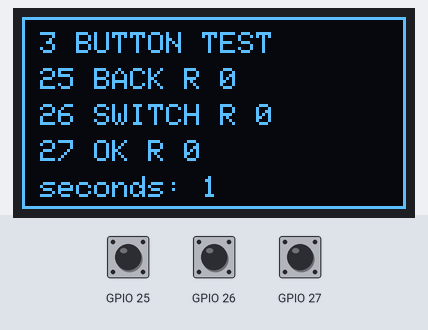
The program below on a simulated ESP32. Parts: 128×64 one-colour display. The test bench sets the inputs (shaded band); at power-on: GPIO 25 HIGH, GPIO 26 HIGH, GPIO 27 HIGH. What the program prints to the serial monitor is not drawn.

Above: at 1.5 s.
1.6 s: GPIO 25 pulled LOW for 0.15 s
At 1.73 s:
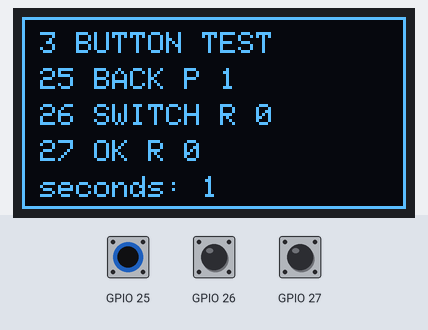
3.3 s: GPIO 26 pulled LOW for 0.15 s
At 4.8 s:
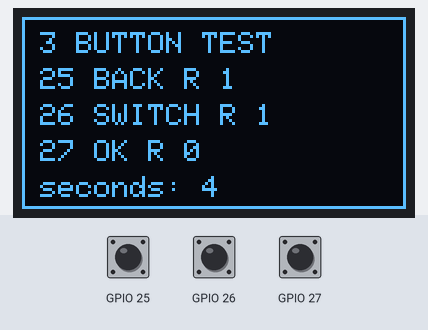
5.0 s: GPIO 27 pulled LOW for 0.15 s
At 5.8 s:
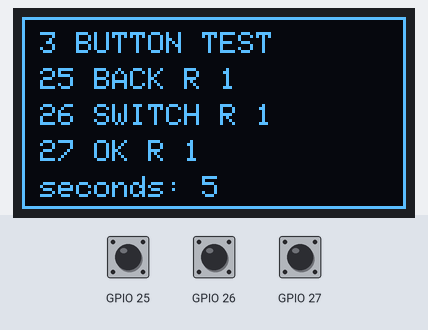
6.6 s: GPIO 25 pulled LOW for 1 s
At 8.8 s:
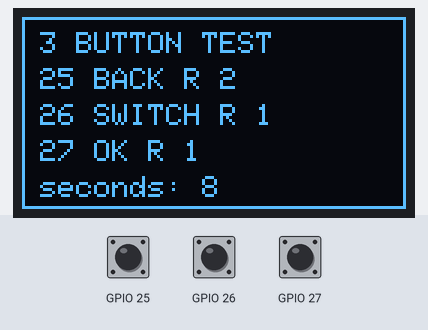
9.1 s: GPIO 26 pulled LOW for 1 s
At 9.8 s:
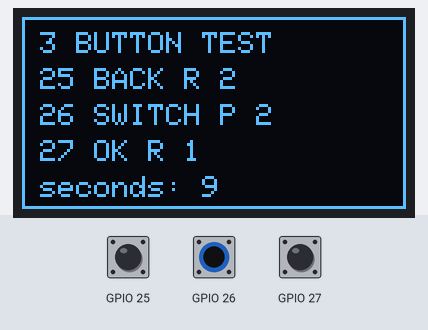
11.6 s: GPIO 27 pulled LOW for 1 s
At 13.8 s:
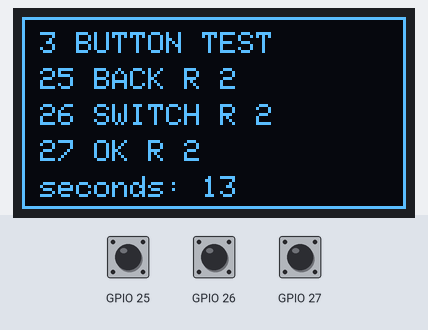
Timing chart, 0 to 15.1 s (numbered marks = the images above; inputs shaded):
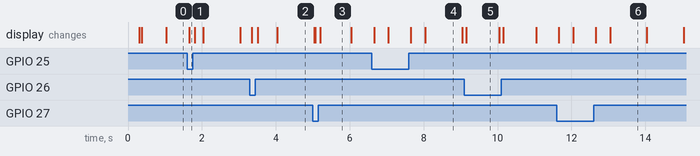

Measured:
- after the input at 1.6 s, the display: changes after 0.06 s (image 1)
- after the input at 3.3 s, the display: first changes after 0.06 s (image 2 shows a later state)
- after the input at 5.0 s, the display: first differs from a run without the input after 0.07 s (image 3 shows a later state)
- after the input at 6.6 s, the display: first changes after 0.06 s (image 4 shows a later state)
- after the input at 9.1 s, the display: changes after 0.06 s (image 5)
- after the input at 11.6 s, the display: first changes after 0.06 s (image 6 shows a later state)
- what the display in image 5 shows lasts 0.8 s, from 9.2 s to 10.0 s

The program:

main.cpp
```cpp
#include <Arduino.h>
#include <Wire.h>
#include <Adafruit_GFX.h>
#include <Adafruit_SSD1306.h>
#include "../../shared/DebouncedButton.h"

// 三只按钮使用独立GPIO输入；仅诊断，不触发产品菜单。
struct ButtonChannel {
  int pin;
  const char *name;
  DebouncedButton input;
  uint32_t count;
};
ButtonChannel buttons[] = {{25, "BACK", {}, 0}, {26, "SWITCH", {}, 0},
                           {27, "OK", {}, 0}};
Adafruit_SSD1306 display(128, 64, &Wire, -1, 100000, 100000);
uint32_t lastHeartbeat = 0;
bool redraw = true;
const char *errorMessage = nullptr;
bool runDebounceSelfTest();

void setup() {
  Serial.begin(115200);
  delay(300);
  Serial.println("WINDOW_NO_20 BUTTON_SMOKE v0.2");
  if (!runDebounceSelfTest()) {
    errorMessage = "BUTTON_ERROR DEBOUNCE_SELFTEST_FAILED";
    return;
  }
  for (auto &button : buttons) {
    pinMode(button.pin, INPUT_PULLUP);
    button.input.begin(digitalRead(button.pin) == LOW, millis());
  }
  if (!Wire.begin(21, 22, 100000)) {
    errorMessage = "BUTTON_ERROR I2C_BUS_INIT_FAILED";
    return;
  }
  Wire.setTimeOut(50);
  uint8_t address = 0;
  for (const uint8_t candidate : {0x3C, 0x3D}) {
    Wire.beginTransmission(candidate);
    const uint8_t status = Wire.endTransmission();
    Serial.printf("I2C_PROBE address=0x%02X status=%u\n",
                  static_cast<unsigned>(candidate), static_cast<unsigned>(status));
    if (status == 0) {
      address = candidate;
      break;
    }
  }
  if (address == 0) {
    errorMessage = "BUTTON_ERROR OLED_NO_ACK";
    return;
  }
  if (!display.begin(SSD1306_SWITCHCAPVCC, address, true, false)) {
    errorMessage = "BUTTON_ERROR OLED_BUFFER_INIT_FAILED";
    return;
  }
  for (const auto &button : buttons) {
    Serial.printf("BUTTON_READY pin=%d name=%s active_low=1 debounce_ms=30 initial_pressed=%u\n",
                  button.pin, button.name, static_cast<unsigned>(button.input.isPressed()));
  }
}

void loop() {
  const uint32_t now = millis();
  if (errorMessage != nullptr) {
    if (now - lastHeartbeat >= 1000) {
      lastHeartbeat = now;
      Serial.println(errorMessage);
    }
    delay(2);
    return;
  }
  for (auto &button : buttons) {
    const ButtonEdge edge = button.input.update(digitalRead(button.pin) == LOW, now);
    if (edge != ButtonEdge::None) {
      if (edge == ButtonEdge::Pressed) {
        ++button.count;
      }
      Serial.printf("BUTTON_EVENT pin=%d name=%s event=%s count=%lu uptime_ms=%lu\n",
                    button.pin, button.name,
                    edge == ButtonEdge::Pressed ? "PRESSED" : "RELEASED",
                    static_cast<unsigned long>(button.count), static_cast<unsigned long>(now));
      redraw = true;
    }
  }
  if (now - lastHeartbeat >= 1000) {
    lastHeartbeat = now;
    for (const auto &button : buttons) {
      Serial.printf("BUTTON_STATE pin=%d name=%s raw=%d pressed=%u count=%lu uptime_ms=%lu\n",
                    button.pin, button.name, digitalRead(button.pin),
                    static_cast<unsigned>(button.input.isPressed()),
                    static_cast<unsigned long>(button.count), static_cast<unsigned long>(now));
    }
    redraw = true;
  }
  if (redraw) {
    display.clearDisplay();
    display.drawRect(0, 0, 128, 64, SSD1306_WHITE);
    display.setTextColor(SSD1306_WHITE);
    display.setTextSize(1);
    display.setCursor(6, 5);
    display.print("3 BUTTON TEST");
    for (unsigned index = 0; index < 3; ++index) {
      const auto &button = buttons[index];
      display.setCursor(6, 17 + index * 12);
      display.printf("%d %s %c %lu", button.pin, button.name,
                     button.input.isPressed() ? 'P' : 'R',
                     static_cast<unsigned long>(button.count));
    }
    display.setCursor(6, 53);
    display.printf("seconds: %lu", static_cast<unsigned long>(now / 1000));
    display.display();
    redraw = false;
  }
  delay(2);
}
```

debounce_selftest.cpp
```cpp
#include <Arduino.h>
#include "../../shared/DebouncedButton.h"

// 在真实ESP32上运行纯输入逻辑检查，不模拟或替代实际GPIO/按键验收。
bool runDebounceSelfTest() {
  struct Sample {
    bool pressed;
    uint32_t time;
    ButtonEdge expected;
  };
  constexpr Sample samples[] = {
      {false, 0, ButtonEdge::None},
      {true, 1, ButtonEdge::None},
      {false, 5, ButtonEdge::None},
      {true, 10, ButtonEdge::None},
      {true, 39, ButtonEdge::None},
      {true, 40, ButtonEdge::Pressed},
      {true, 1000, ButtonEdge::None},
      {false, 1001, ButtonEdge::None},
      {true, 1010, ButtonEdge::None},
      {false, 1015, ButtonEdge::None},
      {false, 1044, ButtonEdge::None},
      {false, 1045, ButtonEdge::Released},
      {true, 1200, ButtonEdge::None},
      {true, 1230, ButtonEdge::Pressed},
  };
  unsigned passed = 0;
  DebouncedButton button;
  button.begin(false, 0);
  for (const auto &sample : samples) {
    const ButtonEdge actual = button.update(sample.pressed, sample.time);
    if (actual != sample.expected) {
      Serial.printf("DEBOUNCE_SELFTEST FAIL step=%u actual=%u expected=%u\n",
                    passed, static_cast<unsigned>(actual),
                    static_cast<unsigned>(sample.expected));
      return false;
    }
    ++passed;
  }
  // 验证millis()无符号回绕，以及开机已按住不伪造一次按下。
  button.begin(false, UINT32_MAX - 20);
  if (button.update(true, UINT32_MAX - 10) != ButtonEdge::None ||
      button.update(true, 18) != ButtonEdge::None ||
      button.update(true, 19) != ButtonEdge::Pressed) {
    Serial.println("DEBOUNCE_SELFTEST FAIL wraparound");
    return false;
  }
  passed += 3;
  button.begin(true, 0);
  if (button.update(true, 1000) != ButtonEdge::None || !button.isPressed()) {
    Serial.println("DEBOUNCE_SELFTEST FAIL held_on_boot");
    return false;
  }
  ++passed;
  DebouncedButton peers[3];
  for (auto &peer : peers) {
    peer.begin(false, 0);
  }
  if (peers[0].update(true, 1) != ButtonEdge::None ||
      peers[0].update(true, 31) != ButtonEdge::Pressed ||
      peers[1].update(false, 31) != ButtonEdge::None || peers[1].isPressed() ||
      peers[2].update(false, 31) != ButtonEdge::None || peers[2].isPressed()) {
    Serial.println("DEBOUNCE_SELFTEST FAIL independent_buttons");
    return false;
  }
  passed += 6;
  Serial.printf("DEBOUNCE_SELFTEST PASS checks=%u\n", passed);
  return true;
}
```
